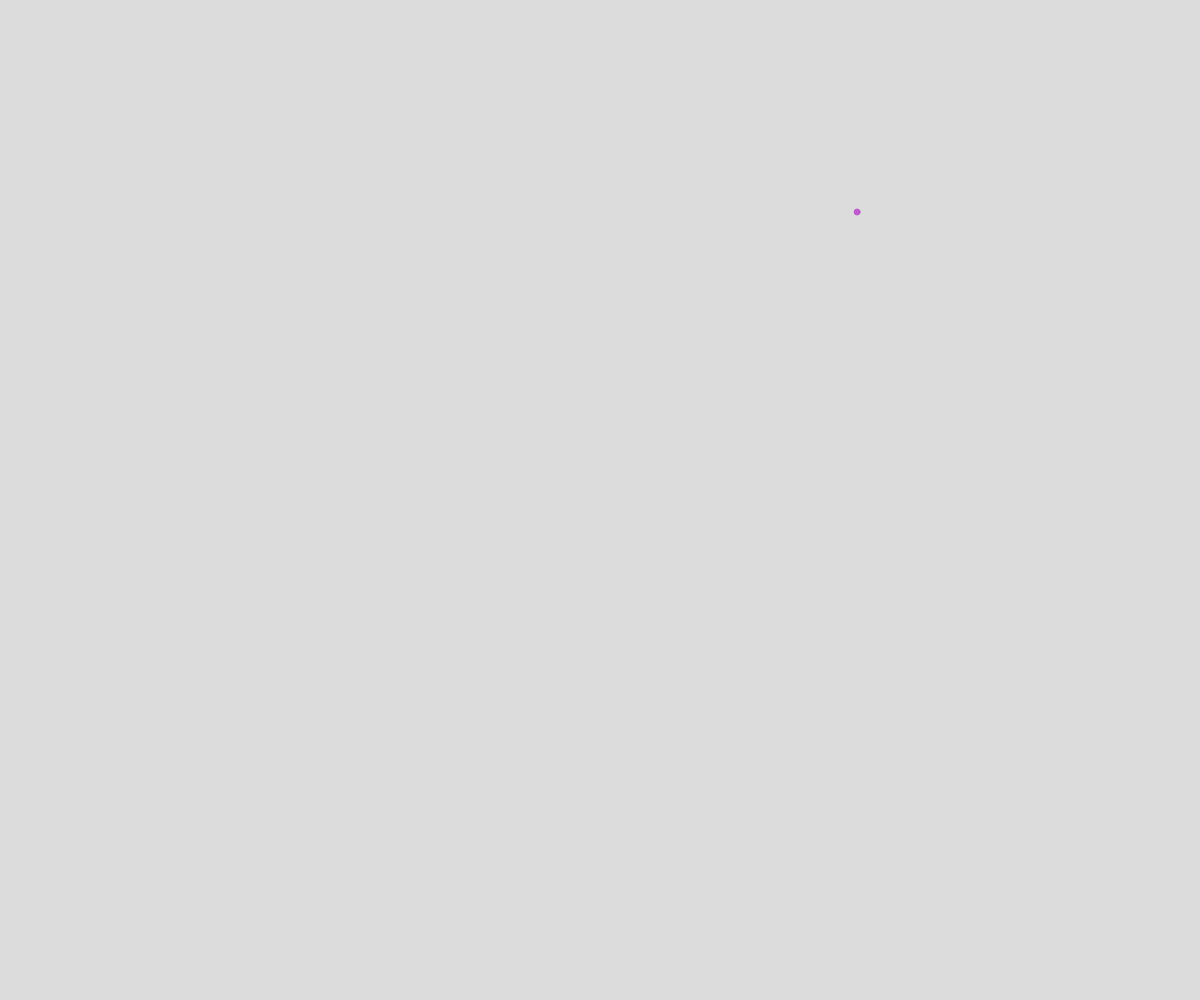
Frame 1 (no input)
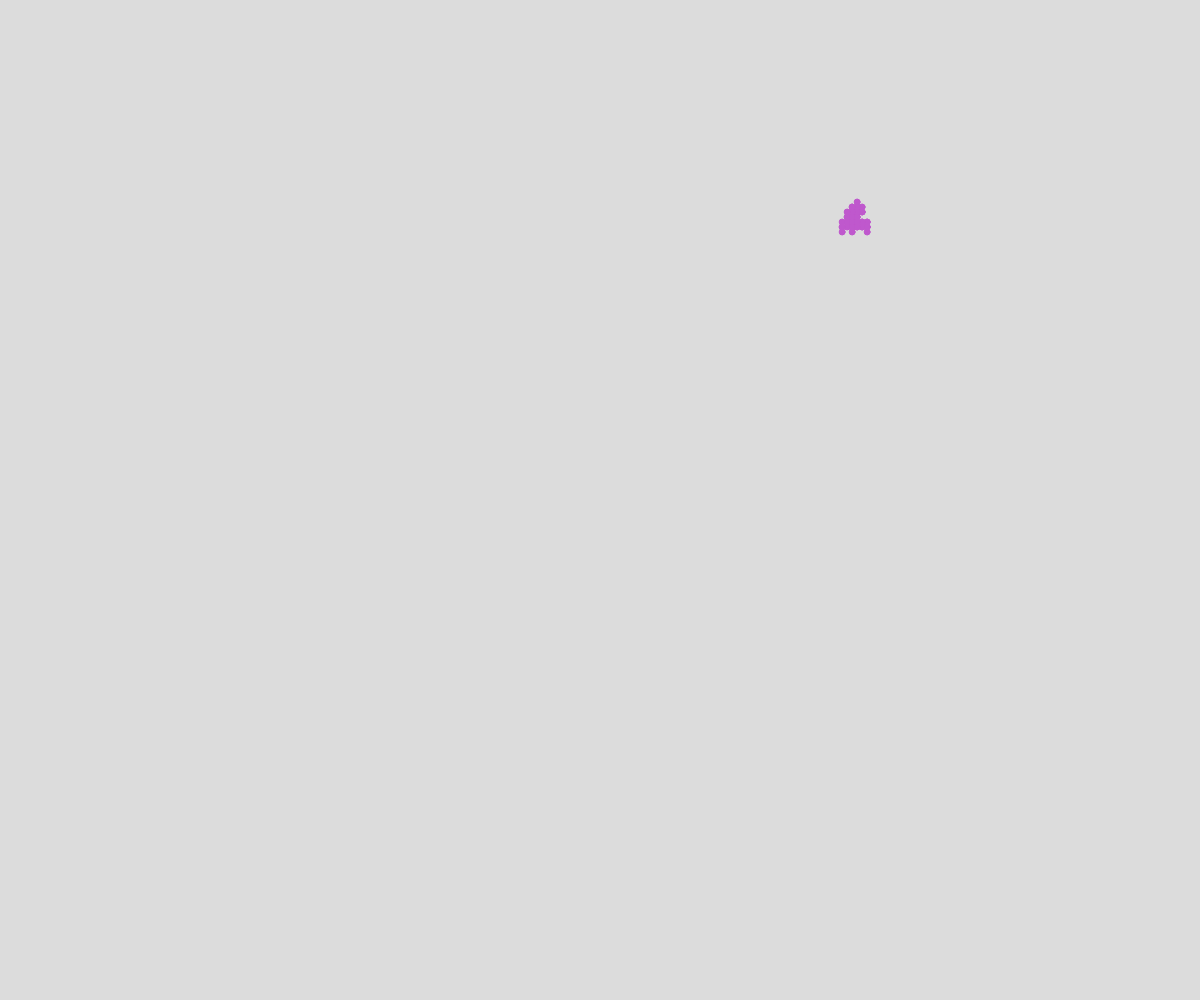
Frame 60 (no input)
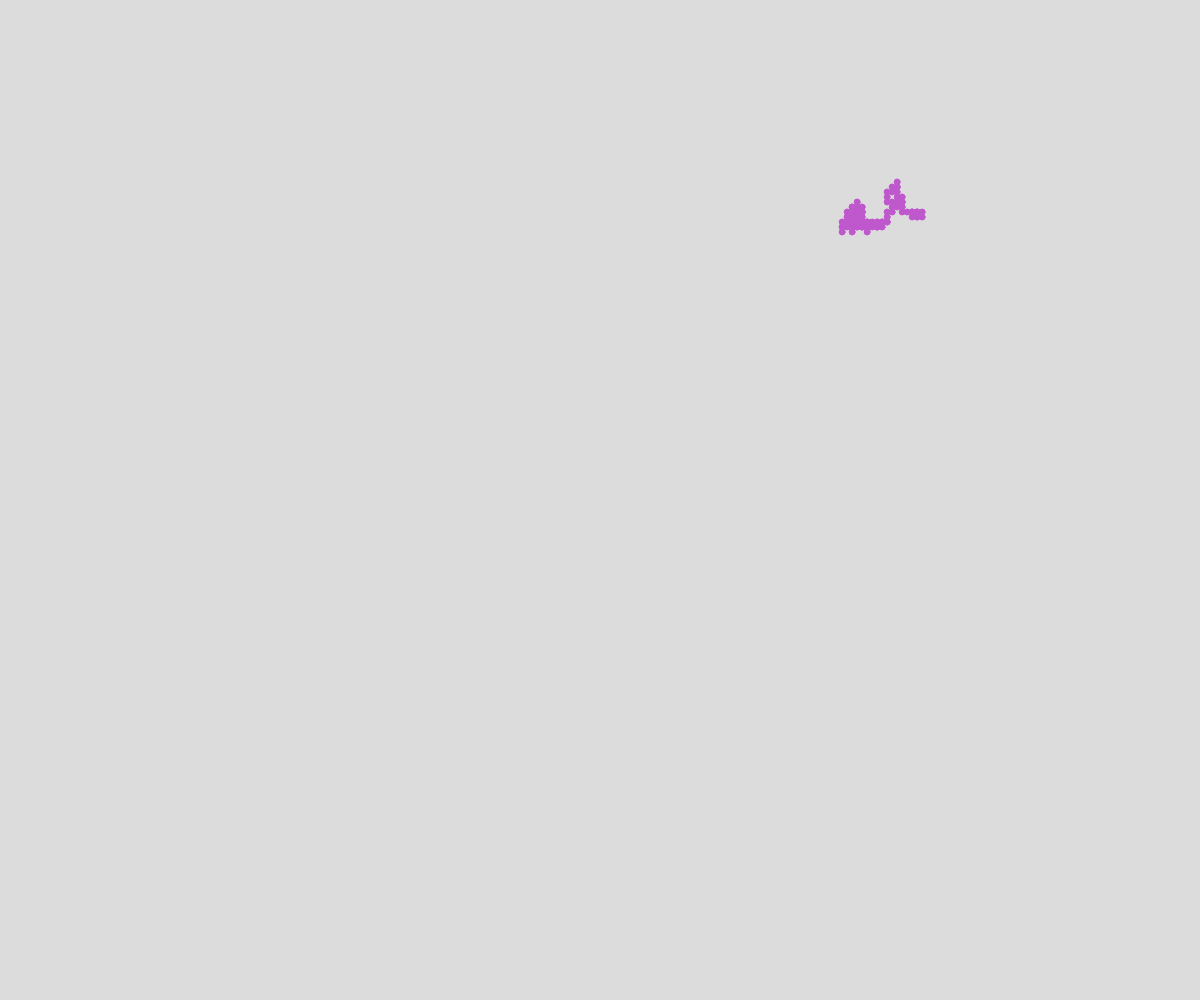
Frame 120 (the mouse pressed at the canvas centre since frame 60)

The p5.js sketch that drew these frames (run headless with seeded random() and noise() and a simulated clock; from frame 60 on, the mouse is pressed at the canvas centre):

// p5.js sketch
// ── sketch.js
// Walker Obj oriented program arrays demo
// Your Name
// Date
//
// OOP demo 3
// Make circle "walk" randomly around screen in NEWS dirctions
// Walker - class
// Data: x, y, speed, colour
// Behaviours: move, display

class Walker {
  constructor(x, y) {
    this.x = x;
    this.y = y;
    this.speed = 5;
    // this.color = color(random(255), random(255), random(255)); // or call specific colours per name
    this.color = "red";
    this.radius = 3;
  }
  
  display() {
    stroke(this.color);
    fill(this.color);
    circle(this.x, this.y, this.radius*2);
  }

  move() {
    let choice = random(100);

    if (choice < 25) {
      //up
      this.y -= this.speed;
    } 
    else if (choice < 50) {
      //down
      this.y += this.speed;
    }
    else if (choice < 75) {
      // right
      this.x += this.speed;
    }
    else {
      //left 
      this.x -= this.speed;
    }
  }

}



let walkerArray = [];

function setup() {
  createCanvas(windowWidth, windowHeight);
  background(220);
  spawnWalker();
  
}

function draw() {
  for (let i = 0; i < walkerArray.length; i++) {
    walkerArray[i].move();
    walkerArray[i].display();
  }
}


function spawnWalker() {
  let saabir = new Walker(random(width), random(height));
  let someColour = color(random(255), random(255), random(255));
  saabir.color = someColour;
  walkerArray.push(saabir);
}

function keyPressed() {
  spawnWalker();
}
